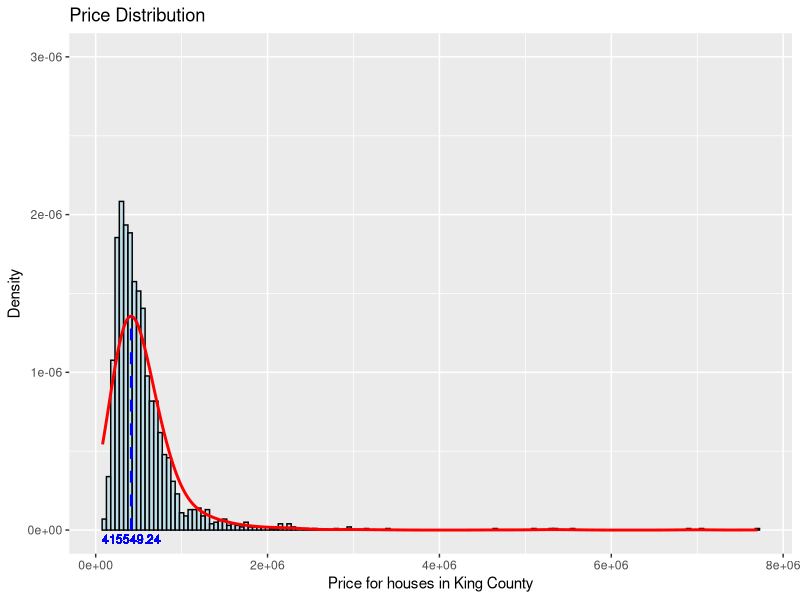

Write R code to recreate this figure.
# Load library
library(ggplot2)

# Load the reduced data
reduced = read.csv("data/derived/location_reduced.csv")

# Calculate the density
density_data = density(reduced$price, adjust = 4)
max_density_x = density_data$x[which.max(density_data$y)]
max_density_y = max(density_data$y)

# Create a data frame for the vertical line
line_data = data.frame(x = c(max_density_x, max_density_x), 
                       y = c(0, max_density_y))

# Create histogram with ggplot
hist = ggplot(reduced, aes(x = price)) +
  # Normalise the histogram
  geom_histogram(aes(y = ..density..),
                 # Adjust binwidth to the scale of the data
                 binwidth = 50000,
                 color = "black", fill = "lightblue", alpha = 0.7) +
  # Add density plot
  geom_density(aes(y = ..density..),  
               # Adjust the color of the density curve
               color = "red", 
               # Adjust the size of the density curve
               linewidth = 1,
               # Adjust the smoothing parameter for density
               adjust = 4) + 
  # Add vertical line at max density
  geom_segment(aes(x = x, y = 0, xend = x, yend = y), 
               data = line_data,
               color = "blue", size = 1, linetype = "dashed") +
  # Add label max density
  geom_text(aes(x = max_density_x, y = 0, label = round(max_density_x, 2)), 
            color = "blue", size = 3, vjust = 1.5) +
  # Add plot title
  labs(title = "Price Distribution",
       # Label for x-axis
       x = "Price for houses in King County",
       # Label for y-axis
       y = "Density") +   
  # Adjust the y-axis limits as needed
  scale_y_continuous(limits = c(0, 0.000003))

# Save the plot
ggsave(filename = "Histogram.png",
       plot = hist,
       device = 'png', 
       path = "Plots/Figures",
       width = 8,   # Width of the plot in inches
       height = 6,  # Height of the plot in inches
       dpi = 300)

